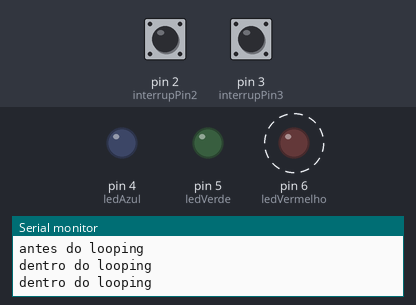
This sketch was run on a simulated Arduino Uno, built with avr-gcc and run on an emulated ATmega328P. Shown: output pins drawn as LEDs (lit = HIGH), the last lines printed to the serial monitor. Dashed ring = blinking. The test bench sets the inputs (shaded band); at power-on: pin 2 (interrupPin2) LOW, pin 3 (interrupPin3) LOW.

Above: at 0.87 s.
1.3 s: pin 2 (interrupPin2) pulled HIGH for 0.15 s
At 1.62 s:
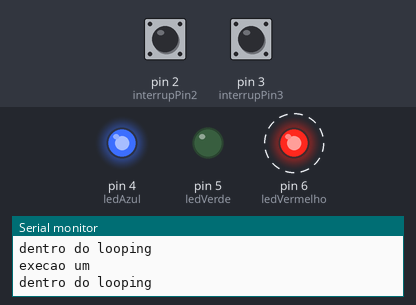
4.3 s: pin 3 (interrupPin3) pulled HIGH for 0.15 s
At 4.62 s:
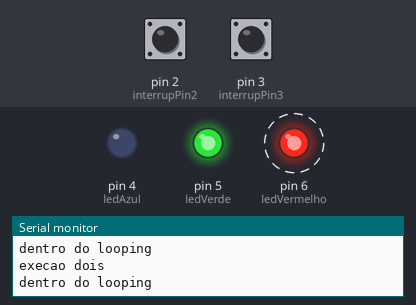
7.3 s: pin 2 (interrupPin2) pulled HIGH for 1 s
At 7.4 s:
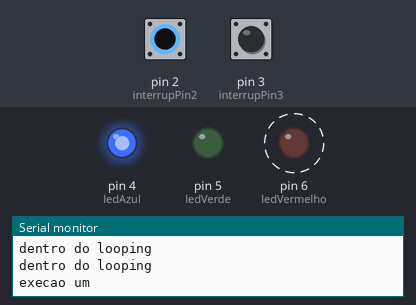
10.3 s: pin 3 (interrupPin3) pulled HIGH for 1 s
At 10.4 s:
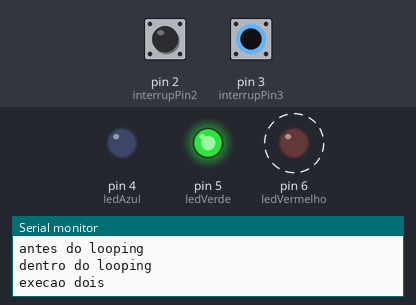
Timing chart, 0 to 14.3 s (numbered marks = the images above; inputs shaded):
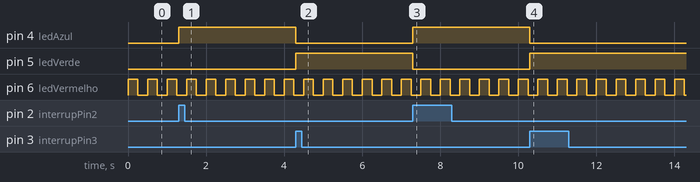

The sketch:

cod_arduino.ino
```cpp
const byte ledAzul = 4;
const byte ledVerde = 5;
const byte ledVermelho = 6;

const byte interrupPin2 = 2;
const byte interrupPin3 = 3;

byte i;

/*
É recomendado declarar como volatile quaisquer variavel que seja modificada dentro
da função associada a interupção

exemplo: volatile byte state = LOW;
*/

void setup(){
  Serial.begin(9600);

  pinMode(ledAzul,OUTPUT);
  pinMode(ledVerde,OUTPUT);
  pinMode(ledVermelho,OUTPUT);

  /*
  Parametros que podem ser usados para configurar as interrupções

  LOW acionar a interrupção quando o estado do pino for LOW
  CHANGE acionar a interrupção quando o sempre estado do pino mudar
  RISING acionar a interrupção quando o estado do pino for de LOW para HIGH apenas
  FALLING acionar a interrupção quando o estado do pino for de HIGH para LOW apenas

  Placas Due, Zero e MKR1000 suportam também:
  HIGH acionar a interrupção quando o estado do pino for HIGH.
  */

  attachInterrupt(digitalPinToInterrupt(interrupPin2), execaoUm, RISING);
  attachInterrupt(digitalPinToInterrupt(interrupPin3), execaoDois, RISING);
}

void loop(){
  Serial.println("antes do looping");
  for(i=0;i<=4;i++){
    Serial.println("dentro do looping");
    digitalWrite(ledVermelho,HIGH);
    delay(250);
    digitalWrite(ledVermelho,LOW);
    delay(250);
  }
  Serial.println("saiu do looping");
}

void execaoUm(){
  Serial.println("execao um");
    digitalWrite(ledVerde,LOW);
     digitalWrite(ledAzul,HIGH);
}

void execaoDois(){
  Serial.println("execao dois");
    digitalWrite(ledAzul,LOW);
     digitalWrite(ledVerde,HIGH);
}
```

Measured:
- after the input at 1.3 s, pin 4 (ledAzul): LOW → HIGH at once
- after the input at 4.3 s, pin 4 (ledAzul): HIGH → LOW at once; pin 5 (ledVerde): LOW → HIGH at once
- after the input at 7.3 s, pin 4 (ledAzul): LOW → HIGH at once; pin 5 (ledVerde): HIGH → LOW at once
- after the input at 10.3 s, pin 4 (ledAzul): HIGH → LOW at once; pin 5 (ledVerde): LOW → HIGH at once
- by itself, pin 6 (ledVermelho): alternates HIGH for 0.25 s and LOW for 0.25 s
